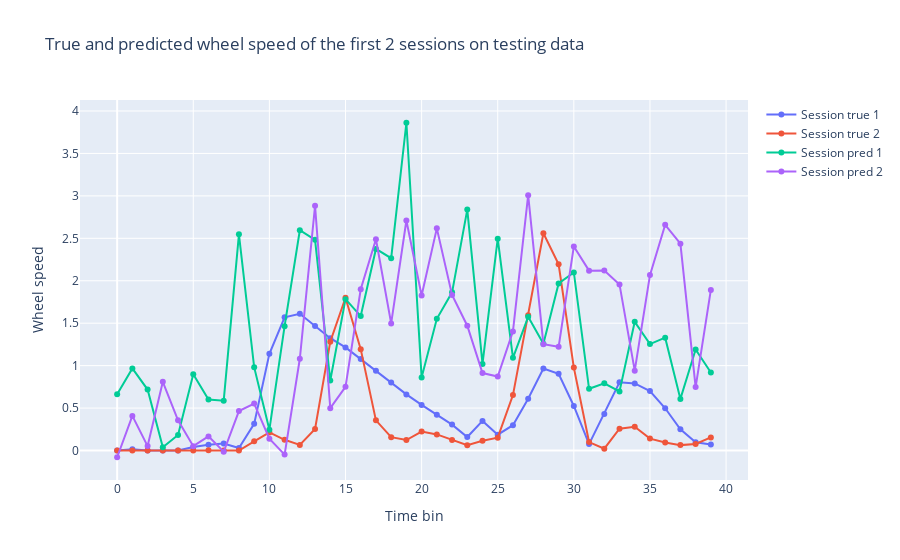

Source (notebook cell):
### Code cell
plot_x = np.arange(40)
plot_ys_true = [Y_test[40*trial : 40*(trial + 1)] for trial in range(2)]
plot_ys_pred = [Y_test_hat[40*trial : 40*(trial + 1)] for trial in range(2)] 

data = []
for i, plot_y_true in enumerate(plot_ys_true):
    data.append(go.Scatter(x=plot_x, y=plot_y_true, mode='markers+lines', name=f'Session true {i+1}'))

for i, plot_y_pred in enumerate(plot_ys_pred):
    data.append(go.Scatter(x=plot_x, y=plot_y_pred, mode='markers+lines', name=f'Session pred {i+1}'))

fig = go.Figure(data=data)
fig.update_layout(
    xaxis_title="Time bin",
    yaxis_title="Wheel speed",
    title="True and predicted wheel speed of the first 2 sessions on testing data"
)
fig.show()

### Figure 1 — Plotly figure (JSON) as saved in the notebook; plotly's stock layout.template omitted (floating-point values rounded to 4 significant figures)
{"data": [{"mode": "markers+lines", "name": "Session true 1", "type": "scatter", "x": [0, 1, 2, 3, 4, 5, 6, 7, 8, 9, 10, 11, 12, 13, 14, 15, 16, 17, 18, 19, 20, 21, 22, 23, 24, 25, 26, 27, 28, 29, 30, 31, 32, 33, 34, 35, 36, 37, 38, 39], "y": [0, 0.01599, 0, 0, 0, 0.04153, 0.06865, 0.08334, 0.03016, 0.3142, 1.14, 1.57, 1.611, 1.468, 1.323, 1.215, 1.077, 0.9398, 0.8013, 0.6613, 0.5377, 0.4212, 0.3051, 0.1589, 0.3489, 0.1869, 0.2988, 0.6103, 0.9658, 0.9041, 0.5246, 0.07546, 0.4303, 0.8039, 0.791, 0.7004, 0.4977, 0.25, 0.09662, 0.07096]}, {"mode": "markers+lines", "name": "Session true 2", "type": "scatter", "x": [0, 1, 2, 3, 4, 5, 6, 7, 8, 9, 10, 11, 12, 13, 14, 15, 16, 17, 18, 19, 20, 21, 22, 23, 24, 25, 26, 27, 28, 29, 30, 31, 32, 33, 34, 35, 36, 37, 38, 39], "y": [0, 0, 0, 0, 0, 0, 0.003549, 0, 0, 0.1085, 0.2137, 0.1265, 0.06587, 0.2543, 1.282, 1.8, 1.194, 0.3554, 0.1578, 0.1237, 0.223, 0.1896, 0.1228, 0.06292, 0.1147, 0.151, 0.6534, 1.593, 2.56, 2.193, 0.9768, 0.09961, 0.02178, 0.2565, 0.2806, 0.1403, 0.09343, 0.06359, 0.07773, 0.1545]}, {"mode": "markers+lines", "name": "Session pred 1", "type": "scatter", "x": [0, 1, 2, 3, 4, 5, 6, 7, 8, 9, 10, 11, 12, 13, 14, 15, 16, 17, 18, 19, 20, 21, 22, 23, 24, 25, 26, 27, 28, 29, 30, 31, 32, 33, 34, 35, 36, 37, 38, 39], "y": [0.6637, 0.9672, 0.7183, 0.03765, 0.1832, 0.8987, 0.601, 0.5868, 2.547, 0.9821, 0.246, 1.465, 2.595, 2.483, 0.8251, 1.783, 1.584, 2.375, 2.266, 3.862, 0.8616, 1.552, 1.864, 2.838, 1.021, 2.495, 1.092, 1.576, 1.257, 1.969, 2.098, 0.7274, 0.7924, 0.6966, 1.516, 1.254, 1.33, 0.608, 1.191, 0.9183]}, {"mode": "markers+lines", "name": "Session pred 2", "type": "scatter", "x": [0, 1, 2, 3, 4, 5, 6, 7, 8, 9, 10, 11, 12, 13, 14, 15, 16, 17, 18, 19, 20, 21, 22, 23, 24, 25, 26, 27, 28, 29, 30, 31, 32, 33, 34, 35, 36, 37, 38, 39], "y": [-0.07929, 0.408, 0.0523, 0.8092, 0.3557, 0.0513, 0.1664, -0.01473, 0.4645, 0.553, 0.1398, -0.04784, 1.081, 2.883, 0.4992, 0.7499, 1.9, 2.489, 1.497, 2.71, 1.827, 2.617, 1.834, 1.47, 0.9123, 0.8719, 1.404, 3.008, 1.253, 1.222, 2.404, 2.119, 2.119, 1.957, 0.9406, 2.066, 2.659, 2.436, 0.7469, 1.892]}], "layout": {"title": {"text": "True and predicted wheel speed of the first 2 sessions on testing data"}, "xaxis": {"title": {"text": "Time bin"}}, "yaxis": {"title": {"text": "Wheel speed"}}}}
